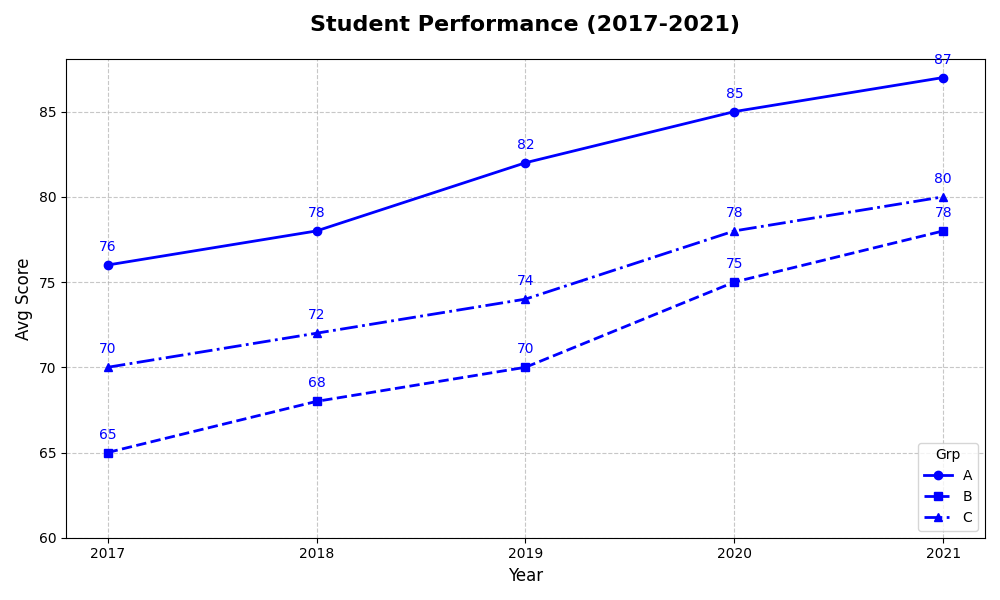

This chart was generated by the following Python code:
import numpy as np
import matplotlib.pyplot as plt

years = np.array([2017, 2018, 2019, 2020, 2021])
group_a_scores = np.array([76, 78, 82, 85, 87])
group_b_scores = np.array([65, 68, 70, 75, 78])
group_c_scores = np.array([70, 72, 74, 78, 80])

fig, ax = plt.subplots(figsize=(10, 6))

# Use consistent color for all groups
consistent_color = 'blue'
ax.plot(years, group_a_scores, label='A', marker='o', linestyle='-', linewidth=2, markersize=6, color=consistent_color)
ax.plot(years, group_b_scores, label='B', marker='s', linestyle='--', linewidth=2, markersize=6, color=consistent_color)
ax.plot(years, group_c_scores, label='C', marker='^', linestyle='-.', linewidth=2, markersize=6, color=consistent_color)

ax.set_title('Student Performance (2017-2021)', fontsize=16, fontweight='bold', pad=20)
ax.set_xlabel('Year', fontsize=12)
ax.set_ylabel('Avg Score', fontsize=12)

ax.set_xticks(years)
ax.set_yticks(np.arange(60, 90, 5))

ax.grid(True, linestyle='--', alpha=0.7)

ax.legend(loc='lower right', title='Grp')

# Annotate points with consistent color
for i in range(len(years)):
    ax.annotate(f'{group_a_scores[i]}', xy=(years[i], group_a_scores[i]), textcoords="offset points", xytext=(0, 10), ha='center', color=consistent_color)
    ax.annotate(f'{group_b_scores[i]}', xy=(years[i], group_b_scores[i]), textcoords="offset points", xytext=(0, 10), ha='center', color=consistent_color)
    ax.annotate(f'{group_c_scores[i]}', xy=(years[i], group_c_scores[i]), textcoords="offset points", xytext=(0, 10), ha='center', color=consistent_color)

plt.tight_layout()
plt.show()
